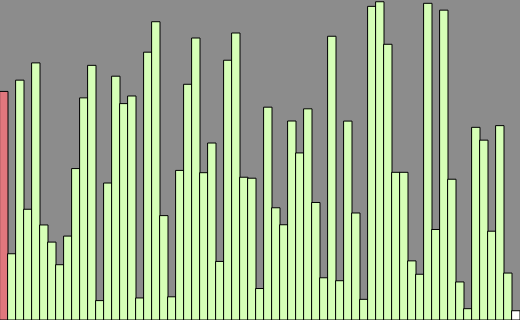
Frame 1 (no input)
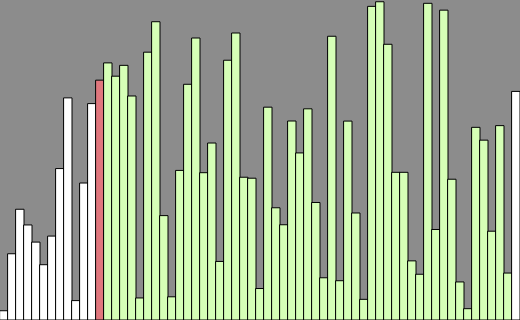
Frame 60 (no input)
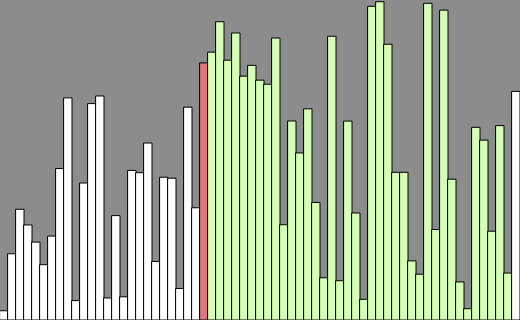
Frame 120 (the mouse pressed at the canvas centre since frame 60)

The p5.js sketch that drew these frames (run headless with seeded random() and noise() and a simulated clock; from frame 60 on, the mouse is pressed at the canvas centre):

// p5.js sketch
// ── sketch.js

// width of each bar is taken as 8.
let values = [];
// The array 'states' helps in identifying the pivot index
// at every step, and also the subarray which is being sorted
// at any given time. 
let states = [];

// The setup() function is called once when the program 
// starts. Here, we fill the array 'values' with random values
// and the array 'states' with a value of -1 for each position.
function setup() {
  createCanvas(520, 320);
  for(let i = 0; i < width/8; i++) {
    values.push(random(height));
    states.push(-1);
  }
  quickSort(0, values.length - 1);
}

// The statements in draw() function are executed continuously
// until the program is stopped. Each statement is executed
// sequentially and after the last line is read, the first
// line is executed again.
function draw() {
  background(140);
  for(let i = 0; i < values.length; i++) {
    // color coding
    if (states[i] == 0) {
      // color for the bar at the pivot index
      fill('#E0777D');
    } else if (states[i] == 1) {
      // color for the bars being sorted currently
      fill('#D6FFB7');
    } else {
      fill(255);
    }
    rect(i * 8, height - values[i], 8, values[i]);
   }
}

async function quickSort(start, end) {
  if (start > end) {  // Nothing to sort!
    return;
  }
  // partition() returns the index of the pivot element.
  // Once partition() is executed, all elements to the  
  // left of the pivot element are smaller than it and 
  // all elements to its right are larger than it.
  let index = await partition(start, end);
  // restore original state
  states[index] = -1;
  await Promise.all(
    [quickSort(start, index - 1), 
     quickSort(index + 1, end)
    ]);
}

// We have chosen the element at the last index as 
// the pivot element, but we could've made different
// choices, e.g. take the first element as pivot.
async function partition(start, end) {
  for (let i = start; i < end; i++) {
    // identify the elements being considered currently
    states[i] = 1;
  }
  // Quicksort algorithm
  let pivotIndex = start;
  // make pivot index distinct
  states[pivotIndex] = 0;
  let pivotElement = values[end];
  for (let i = start; i < end; i++) {
    if (values[i] < pivotElement) {
      await swap(i, pivotIndex);
      states[pivotIndex] = -1;
      pivotIndex++;
      states[pivotIndex] = 0;
    }
  }
  await swap(end, pivotIndex);
  for (let i = start; i < end; i++) {
    // restore original state
    if (i != pivotIndex) {
      states[i] = -1;
    }
  }
  return pivotIndex;
}

// swaps elements of 'values' at indices 'i' and 'j'
async function swap(i, j) {
  // adjust the pace of the simulation by changing the
  // value
  await sleep(25);
  let temp = values[i];
  values[i] = values[j];
  values[j] = temp;
}

// custom helper function to deliberately slow down
// the sorting process and make visualization easy
function sleep(ms) {
  return new Promise(resolve => setTimeout(resolve, ms));
}
